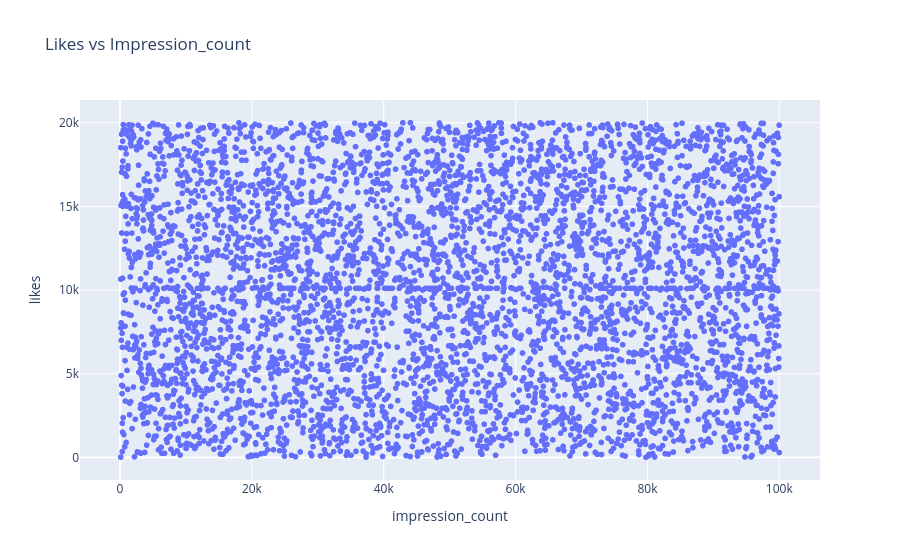

The code cell stored with this chart in its notebook:
### Code cell
# Interactive scatter

fig = px.scatter(df, x='impression_count', y='likes', title='Likes vs Impression_count')
fig.show()

### Figure 1 — Plotly figure (JSON) as saved in the notebook; plotly's stock layout.template omitted (floating-point values rounded to 4 significant figures; data arrays with more than 128 entries replaced by an {"elided": "..."} marker saying what was removed)
{"data": [{"hovertemplate": "impression_count=%{x}<br>likes=%{y}<extra></extra>", "legendgroup": "", "marker": {"color": "#636efa", "symbol": "circle"}, "mode": "markers", "name": "", "showlegend": false, "type": "scattergl", "x": {"elided": "5000 int values"}, "xaxis": "x", "y": {"elided": "5000 int values"}, "yaxis": "y"}], "layout": {"legend": {"tracegroupgap": 0}, "title": {"text": "Likes vs Impression_count"}, "xaxis": {"anchor": "y", "domain": [0, 1], "title": {"text": "impression_count"}}, "yaxis": {"anchor": "x", "domain": [0, 1], "title": {"text": "likes"}}}}
